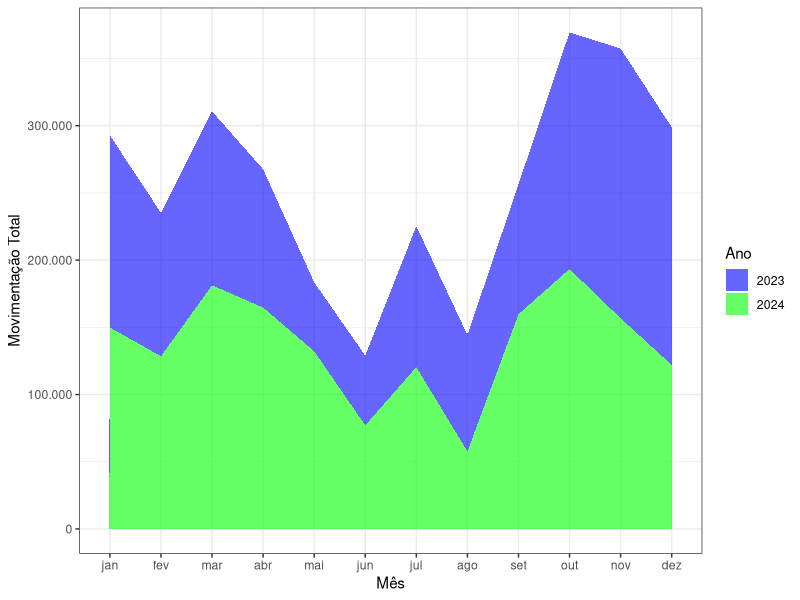
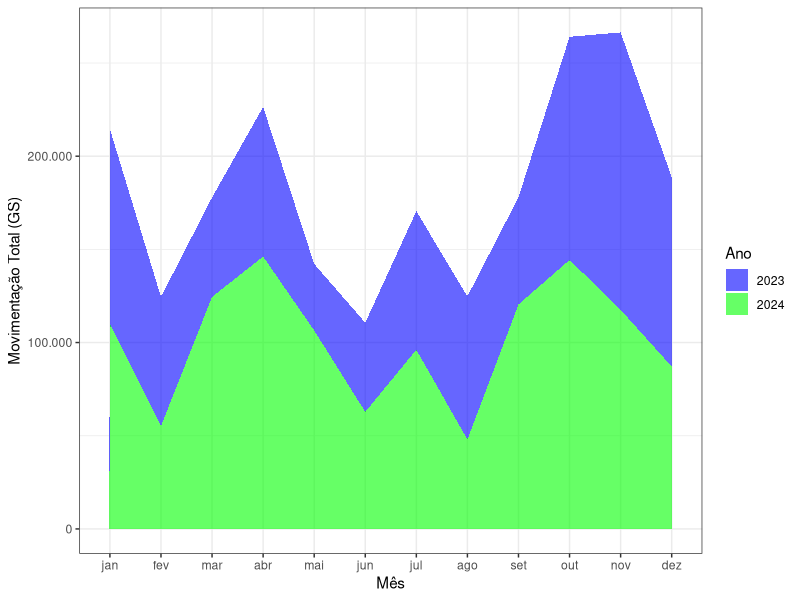
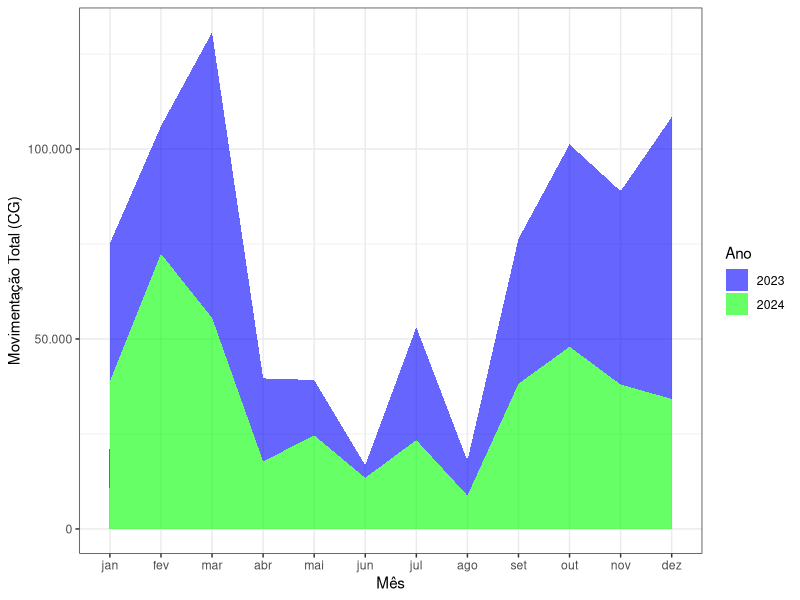
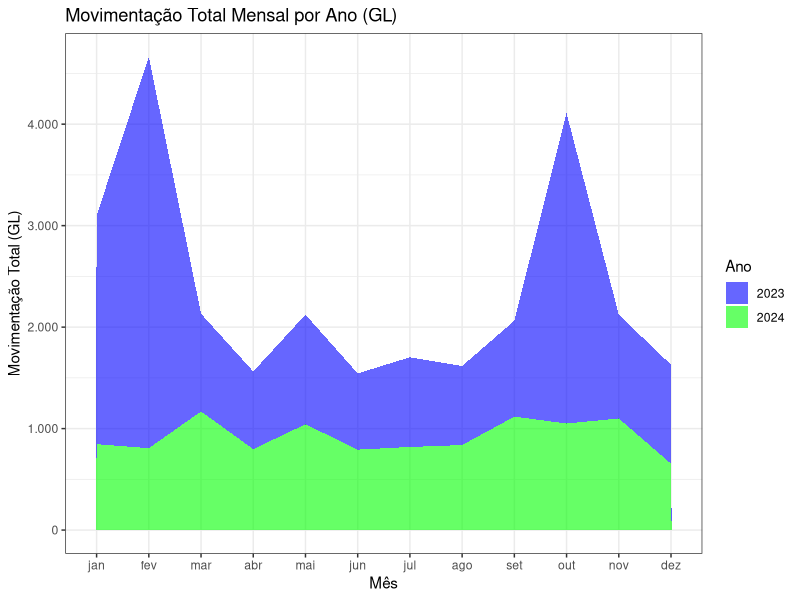

The R source for these figures, in order:
# Carregar pacotes
library(ggplot2)
library(dplyr)
library(ggthemes)

# 1. Comparativo Anual (2023/2024) - Movimentação Total
# Data frame fornecido
dados <- data.frame(
  Ano = c(rep(2023, 12), rep(2024, 12)),
  Mes = c("jan", "fev", "mar", "abr", "mai", "jun", "jul", "ago", "set", "out", "nov", "dez",
          "jan", "fev", "mar", "abr", "mai", "jun", "jul", "ago", "set", "out", "nov", "dez"),
  Mov = c(142919, 106748, 129430, 102902, 51311, 51924, 104877, 86701, 96613, 176030, 200744, 176818,
          149887, 128436, 181267, 164706, 132169, 77043, 120406, 57596, 159749, 193403, 156691, 122015)
)


# Transformar 'Mes' em um fator ordenado
dados$Mes <- factor(dados$Mes, levels = c("jan", "fev", "mar", "abr", "mai", "jun", 
                                          "jul", "ago", "set", "out", "nov", "dez"))

# Criar o gráfico de área
library(ggplot2)
library(ggthemes)

ggplot(dados, aes(x = Mes, y = Mov, fill = as.factor(Ano), group = Ano)) +
  geom_area(alpha = 0.6) +
  labs(#title = "Movimentação Total Mensal por Ano",
       x = "Mês",
       y = "Movimentação Total",
       fill = "Ano") +
  scale_fill_manual(values = c("2023" = "blue", "2024" = "green")) +
  scale_y_continuous(labels = scales::number_format(big.mark = ".", 
                                                    decimal.mark = ",")) +
  theme(axis.text.x = element_text(angle = 45, hjust = 1)) +
  theme_bw()

# 2. Comparativo Anual (2023/2024) - Granéis Sólidos
# Data frame fornecido
dados_GS <- data.frame(
  Ano = c(rep("2023", 12), rep("2024", 12)),
  Mes = c("jan", "fev", "mar", "abr", "mai", "jun", "jul", "ago", "set", "out", "nov", "dez",
          "jan", "fev", "mar", "abr", "mai", "jun", "jul", "ago", "set", "out", "nov", "dez"),
  GS = c(104361, 69281, 53351, 80295, 35662, 47856, 74319, 76800, 57532, 119701, 148833, 101668,
         110168, 55208, 124523, 146129, 106501, 62793, 96173, 47963, 120420, 144379, 117581, 87142)
)

# Transformar 'Mes' em um fator ordenado
dados_GS$Mes <- factor(dados_GS$Mes, levels = c("jan", "fev", "mar", "abr", "mai", "jun", 
                                                "jul", "ago", "set", "out", "nov", "dez"))

# Criar o gráfico de área
library(ggplot2)
library(ggthemes)

ggplot(dados_GS, aes(x = Mes, y = GS, fill = as.factor(Ano), group = Ano)) +
  geom_area(alpha = 0.6) +
  labs(#title = "Movimentação Total Mensal por Ano (GS)",
       x = "Mês",
       y = "Movimentação Total (GS)",
       fill = "Ano") +
  scale_fill_manual(values = c("2023" = "blue", "2024" = "green")) +
  scale_y_continuous(labels = scales::number_format(big.mark = ".", 
                                                    decimal.mark = ",")) +
  theme(axis.text.x = element_text(angle = 45, hjust = 1)) +
  theme_bw()

# 3. Comparativo Anual (2023/2024) - Carga Geral
# Carregar pacotes
library(ggplot2)

# Data frame fornecido
dados_CG <- data.frame(
  Ano = c(rep("2023", 12), rep("2024", 12)),
  Mes = c("jan", "fev", "mar", "abr", "mai", "jun", "jul", "ago", "set", "out", "nov", "dez",
          "jan", "fev", "mar", "abr", "mai", "jun", "jul", "ago", "set", "out", "nov", "dez"),
  CG = c(36306, 33611, 75116, 21842, 14569, 3317, 29673, 9122, 38135, 53271, 50889, 74175,
         38871, 72421, 55576, 17779, 24625, 13457, 23413, 8795, 38212, 47974, 38010, 34219)
)

# Transformar 'Mes' em um fator ordenado
dados_CG$Mes <- factor(dados_CG$Mes, levels = c("jan", "fev", "mar", "abr", "mai", "jun", 
                                                "jul", "ago", "set", "out", "nov", "dez"))

# Criar o gráfico de área
library(ggplot2)
library(ggthemes)

ggplot(dados_CG, aes(x = Mes, y = CG, fill = as.factor(Ano), group = Ano)) +
  geom_area(alpha = 0.6) +
  labs(#title = "Movimentação Total Mensal por Ano (CG)",
       x = "Mês",
       y = "Movimentação Total (CG)",
       fill = "Ano") +
  scale_fill_manual(values = c("2023" = "blue", "2024" = "green")) +
  scale_y_continuous(labels = scales::number_format(big.mark = ".", 
                                                    decimal.mark = ",")) +
  theme(axis.text.x = element_text(angle = 45, hjust = 1)) +
  theme_bw()

# 4. Comparativo Anual (2023/2024) - Granéis Líquidos
# Carregar pacotes
library(ggplot2)

# Data frame fornecido
dados_GL <- data.frame(
  Ano = c(rep("2023", 12), rep("2024", 12)),
  Mes = c("jan", "fev", "mar", "abr", "mai", "jun", "jul", "ago", "set", "out", "nov", "dez",
          "jan", "fev", "mar", "abr", "mai", "jun", "jul", "ago", "set", "out", "nov", "dez"),
  GL = c(2252, 3856, 963, 765, 1080, 751, 884, 779, 945, 3058, 1022, 975,
         847, 807, 1169, 798, 1043, 793, 819, 838, 1118, 1050, 1100, 654)
)

# Transformar 'Mes' em um fator ordenado
dados_GL$Mes <- factor(dados_GL$Mes, levels = c("jan", "fev", "mar", "abr", "mai", "jun", 
                                                "jul", "ago", "set", "out", "nov", "dez"))

# Criar o gráfico de área
library(ggplot2)
library(ggthemes)

ggplot(dados_GL, aes(x = Mes, y = GL, fill = as.factor(Ano), group = Ano)) +
  geom_area(alpha = 0.6) +
  labs(title = "Movimentação Total Mensal por Ano (GL)",
       x = "Mês",
       y = "Movimentação Total (GL)",
       fill = "Ano") +
  scale_fill_manual(values = c("2023" = "blue", "2024" = "green")) +
  scale_y_continuous(labels = scales::number_format(big.mark = ".", 
                                                    decimal.mark = ",")) +
  theme(axis.text.x = element_text(angle = 45, hjust = 1)) +
  theme_bw()


